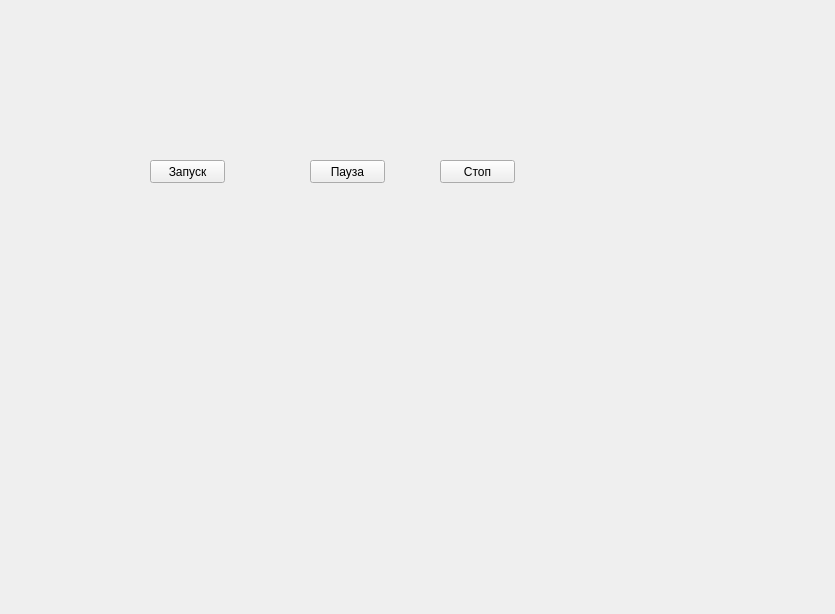
<?xml version="1.0" encoding="UTF-8"?>
<ui version="4.0">
 <class>Form</class>
 <widget class="QWidget" name="Form">
  <property name="geometry">
   <rect>
    <x>0</x>
    <y>0</y>
    <width>835</width>
    <height>614</height>
   </rect>
  </property>
  <property name="windowTitle">
   <string>Form</string>
  </property>
  <widget class="QPushButton" name="pushButton">
   <property name="geometry">
    <rect>
     <x>150</x>
     <y>160</y>
     <width>75</width>
     <height>23</height>
    </rect>
   </property>
   <property name="text">
    <string>Запуск</string>
   </property>
  </widget>
  <widget class="QPushButton" name="pushButton_2">
   <property name="geometry">
    <rect>
     <x>310</x>
     <y>160</y>
     <width>75</width>
     <height>23</height>
    </rect>
   </property>
   <property name="text">
    <string>Пауза</string>
   </property>
  </widget>
  <widget class="QPushButton" name="pushButton_3">
   <property name="geometry">
    <rect>
     <x>440</x>
     <y>160</y>
     <width>75</width>
     <height>23</height>
    </rect>
   </property>
   <property name="text">
    <string>Стоп</string>
   </property>
  </widget>
 </widget>
 <resources/>
 <connections/>
</ui>
